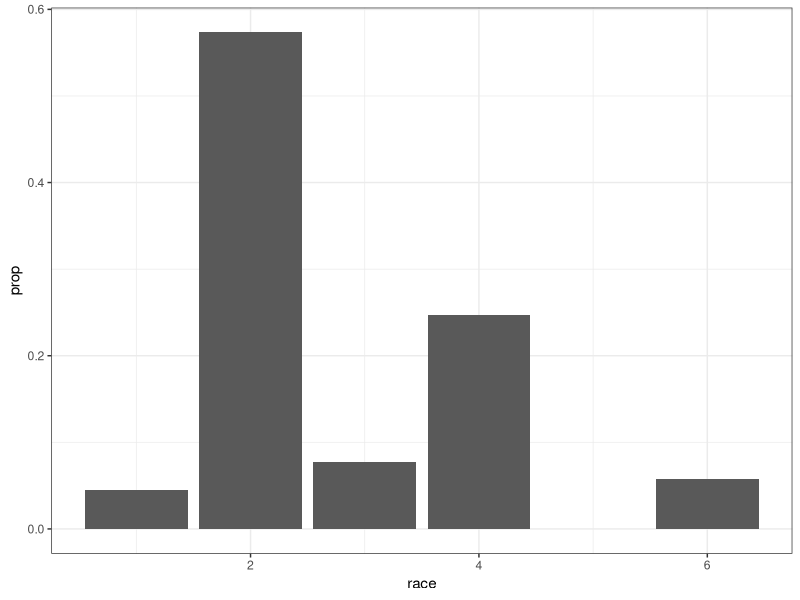
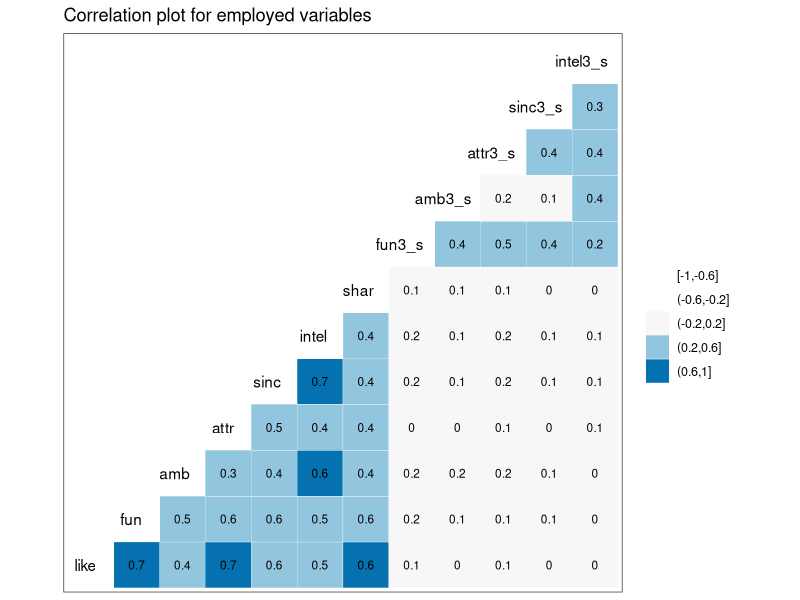
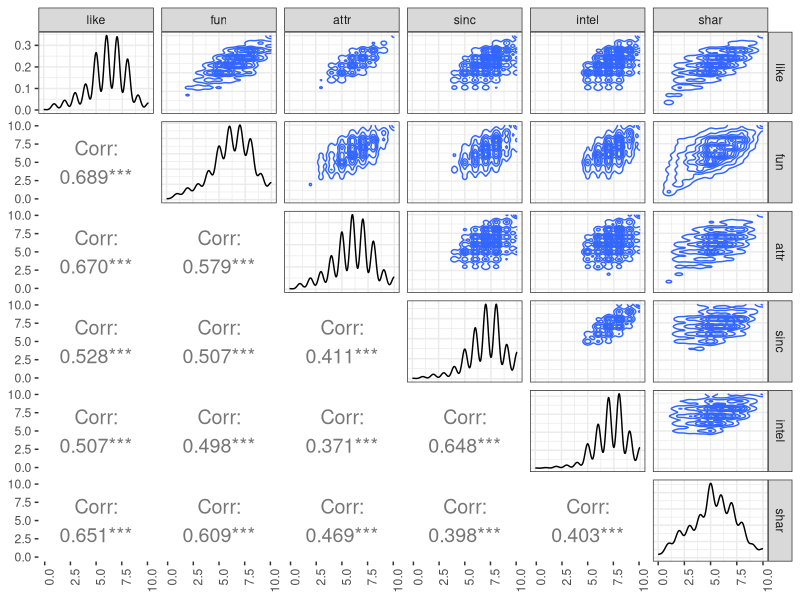
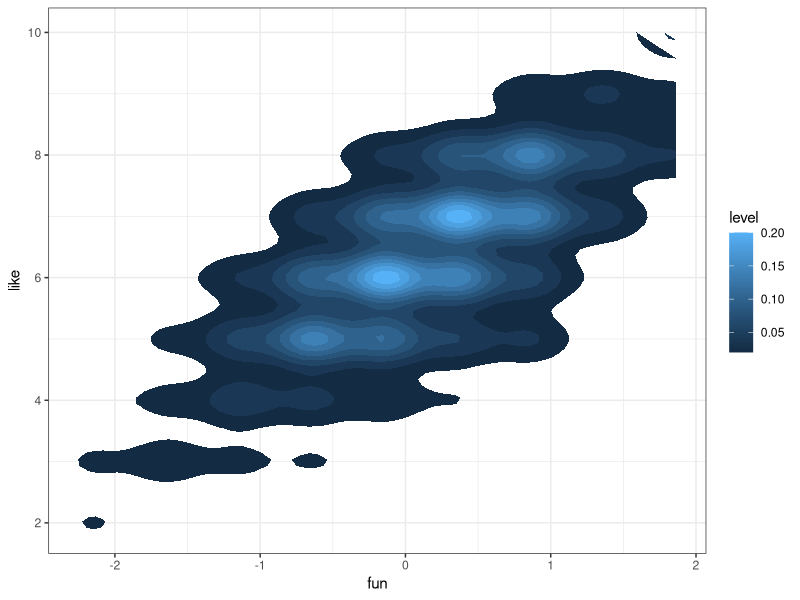
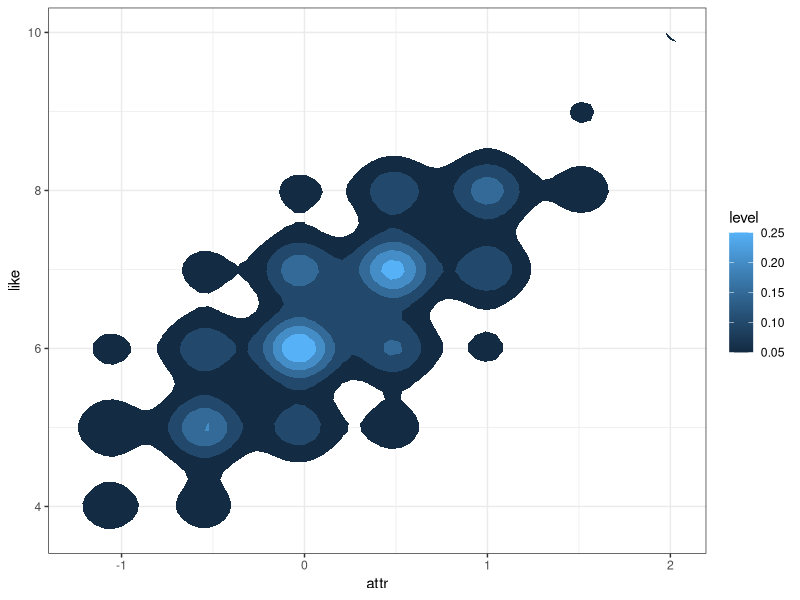
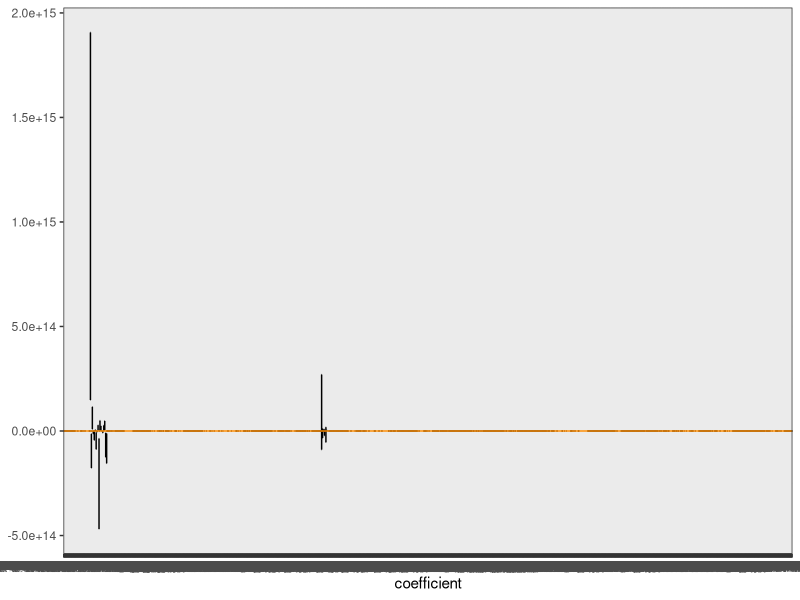
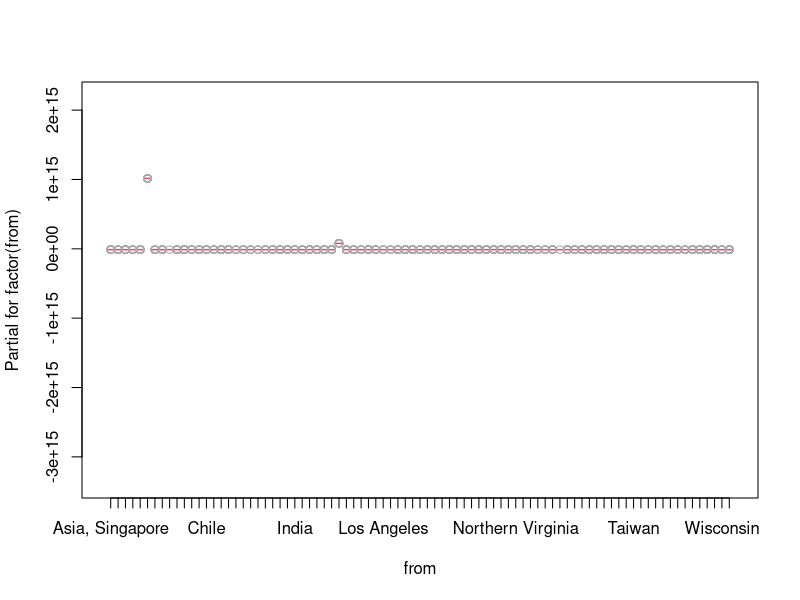
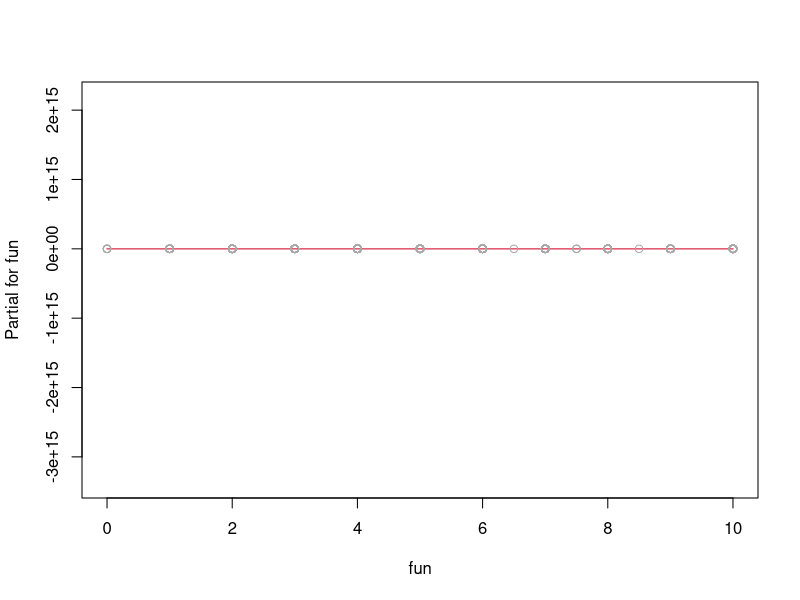

Here is the R script that generated these plots, in order:
## ---- chunk 1
library(scatterplot3d)
library(tidyverse)
library(ggfortify)
library(modelr)
library(GGally)
library(broom)
library(here)
library(scatterplot3d)
theme_set(theme_bw())
## ---- chunk 2
data <- read_csv(here("data/speed-dating.csv"),
                 progress = FALSE,
                 col_types =cols(.default = col_integer(),
                                 int_corr = col_double(),
                                 field = col_character(),
                                 from = col_character(),
                                 career = col_character(),
                                 attr = col_double(),
                                 sinc = col_double(),
                                 intel = col_double(),
                                 fun = col_double(),
                                 amb = col_double(),
                                 shar = col_double(),
                                 like = col_double(),
                                 prob = col_double(),
                                 match_es = col_double(),
                                 attr3_s = col_double(),
                                 sinc3_s = col_double(),
                                 intel3_s = col_double(),
                                 fun3_s = col_double(),
                                 amb3_s = col_double())) %>%
  mutate( age_dif =abs(age - age_o))

data %>%
  glimpse()
## ---- chunk 3
data %>%
  na.omit(race) %>%
  ggplot(aes(race, ..prop..)) +
  geom_bar()
## ---- chunk 4
require(GGally)

temp <- data %>% 
  select(like,fun,amb,attr,sinc,intel,shar,
         fun3_s,amb3_s,attr3_s,sinc3_s,intel3_s) %>% 
    na.omit()

ggcorr(temp, palette = "RdBu", label = TRUE,
       hjust = 0.75, label_size = 3, nbreaks = 5) +
  ggtitle("Correlation plot for employed variables")
## ---- chunk 5
temp <- data %>% 
  select(like,fun,attr,sinc,intel,shar) %>% 
    na.omit()

ggpairs(temp, 
        upper = list(continuous = "density"), 
        lower = list(continuous = wrap("cor", size=5)),
        axisLabels = 'show',progress = F) +
  theme(axis.text.x = element_text(angle = 90, hjust = 1))
## ---- chunk 6
temp %>% ## Put predictors on same scale
   mutate_at(.vars = vars(fun,attr,sinc,intel,shar),
             .funs = funs(scale(.))) -> temp

temp %>% 
  sample_n(10)
## ---- chunk 7
temp %>%
  ggplot(aes(fun, like)) +
   stat_density2d(aes(fill = ..level..), geom = "polygon")
## ---- chunk 8
temp %>%
  ggplot(aes(attr, like)) +
   stat_density2d(aes(fill = ..level..), geom = "polygon")
## ---- chunk 9
t <- data %>% na.omit()
mod <- lm(like ~ factor(from) * fun * prob * order + 
            factor(from) * attr * prob * order + 
            factor(from) * shar * prob + 
            factor(from) * sinc * prob * order, data = t)
glance(mod) 
## ---- chunk 10
tibble::as_tibble(rownames = "coefficient",
                  confint(mod)) 
## ---- chunk 11
temp %>% glimpse()
## ---- chunk 12
tibble::as_tibble(rownames = "coefficient",
                  confint(mod)) %>%
  filter(coefficient != "(Intercept)") %>%
  ggplot(aes(coefficient,ymin = `2.5 %`, ymax = `97.5 %`)) +
  geom_errorbar() +
  geom_hline(yintercept = 0, colour = "darkorange")
## ---- chunk 13
termplot(mod,partial.resid=TRUE, col.res = "darkgrey")
## ---- chunk 14
autoplot(mod)
## ---- chunk 15
# library(rgl)
# with(temp,plot3d(like,shar,attr, col="blue", size=1, type="s", main="3D Quadratic Model Fit with Log of Income excl. Women^2"))
